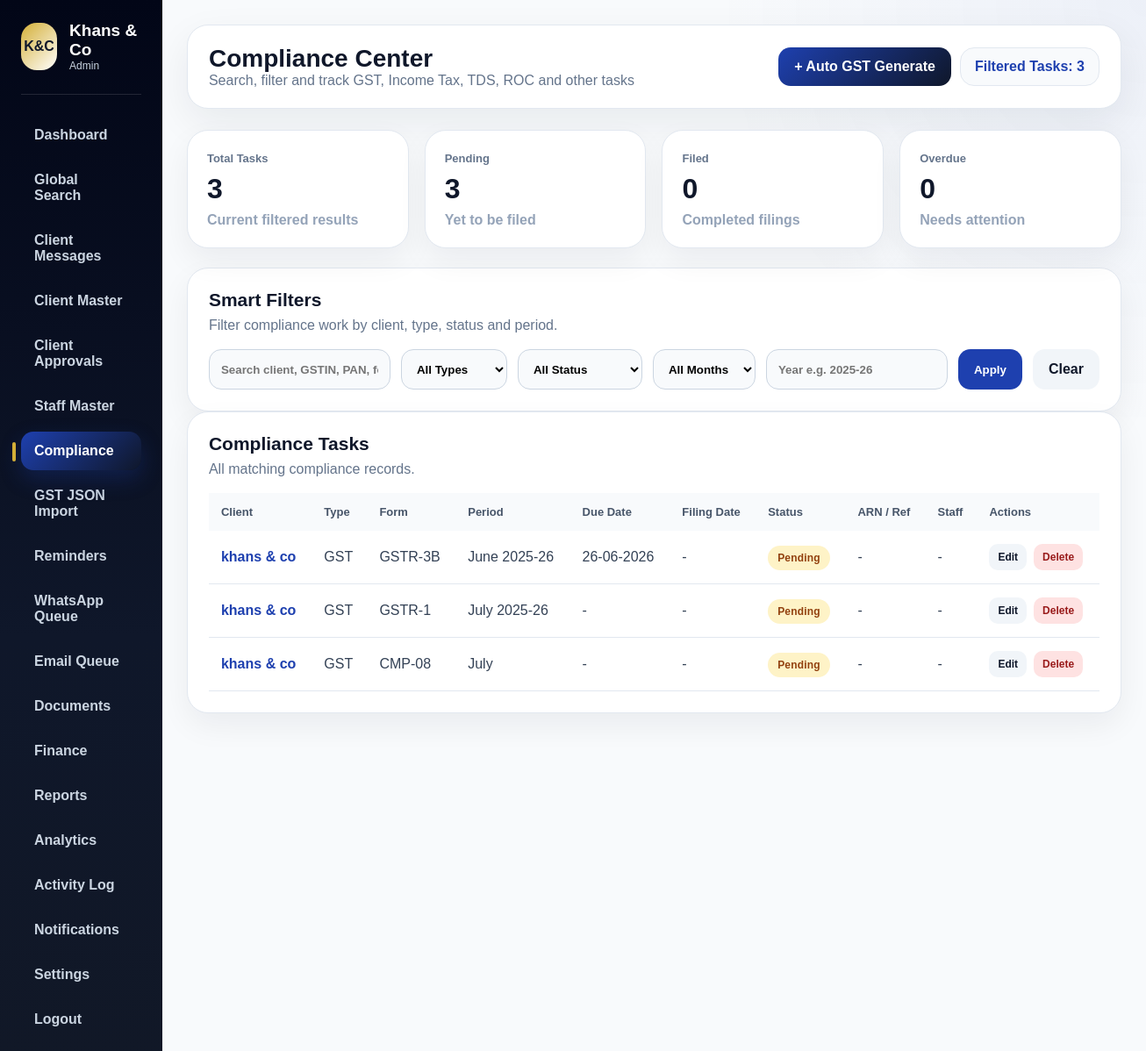
The app's page /admin/compliance (signed in), older data.
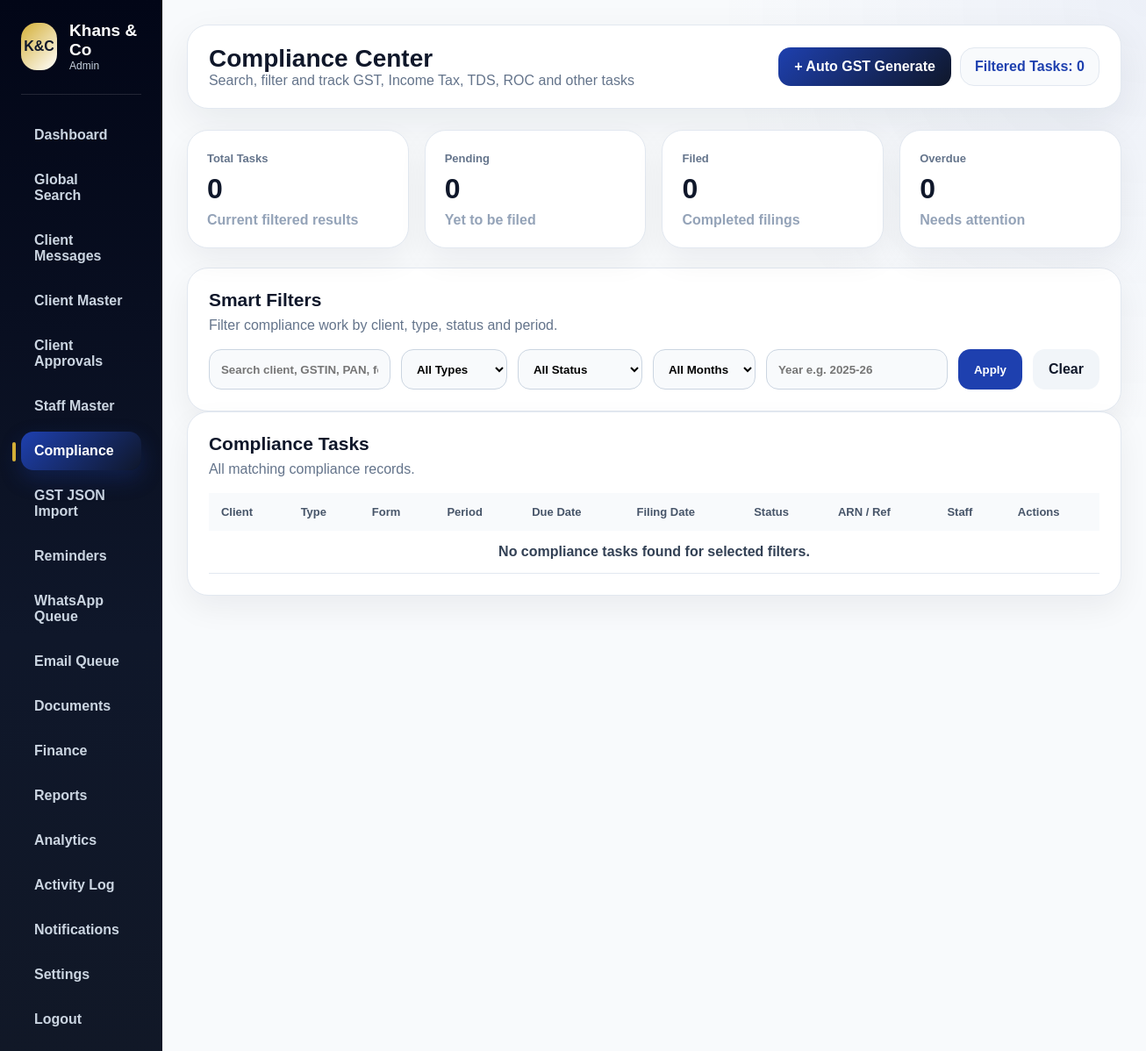
The same page, newer data.
### app/database/models.py (models this page shows)
class ComplianceTask(db.Model):
    __tablename__ = "compliance_tasks"
    id = db.Column(db.Integer, primary_key=True)
    client_id = db.Column(db.Integer, db.ForeignKey("clients.id"), nullable=False, index=True)
    compliance_type = db.Column(db.String(50), nullable=False, default="GST")
    form_name = db.Column(db.String(50), nullable=False)
    period_month = db.Column(db.String(20), nullable=True)
    period_year = db.Column(db.String(10), nullable=True)
    due_date = db.Column(db.Date, nullable=True)
    filing_date = db.Column(db.Date, nullable=True)
    status = db.Column(db.String(30), nullable=False, default="pending")
    arn = db.Column(db.String(100), nullable=True)
    assigned_staff = db.Column(db.String(120), nullable=True)
    notes = db.Column(db.Text, nullable=True)
    whatsapp_sent = db.Column(db.Boolean, default=False)
    whatsapp_sent_at = db.Column(db.DateTime, nullable=True)
    whatsapp_sent_by = db.Column(db.String(120), nullable=True)
    email_sent = db.Column(db.Boolean, default=False)
    email_sent_at = db.Column(db.DateTime, nullable=True)
    email_sent_by = db.Column(db.String(120), nullable=True)
    created_at = db.Column(db.DateTime, default=datetime.utcnow)
    client = db.relationship("Client", backref="compliance_tasks")

class Client(db.Model):
    __tablename__ = "clients"
    id = db.Column(db.Integer, primary_key=True)
    client_code = db.Column(db.String(30), unique=True, nullable=False, index=True)
    business_name = db.Column(db.String(150), nullable=False)
    client_name = db.Column(db.String(120), nullable=False)
    mobile = db.Column(db.String(20), nullable=True)
    email = db.Column(db.String(150), nullable=True)
    gstin = db.Column(db.String(20), nullable=True, index=True)
    pan = db.Column(db.String(20), nullable=True, index=True)
    constitution = db.Column(db.String(80), nullable=True)
    registration_type = db.Column(db.String(80), nullable=True)
    return_frequency = db.Column(db.String(40), nullable=True)
    address = db.Column(db.Text, nullable=True)
    city = db.Column(db.String(80), nullable=True)
    state = db.Column(db.String(80), nullable=True)
    pincode = db.Column(db.String(10), nullable=True)
    status = db.Column(db.String(30), nullable=False, default="active")
    assigned_staff = db.Column(db.String(120), nullable=True)
    created_at = db.Column(db.DateTime, default=datetime.utcnow)
    documents = db.relationship("ClientDocument", backref="client", cascade="all, delete-orphan")

### app/admin/compliance_routes.py (the view, shortened to what this page needs)
@admin_bp.route("/compliance")
@require_compliance_management
def compliance_dashboard():
    if not admin_required():
        return redirect(url_for("auth.login"))
    search = request.args.get("search", "").strip()
    compliance_type = request.args.get("compliance_type", "").strip()
    status = request.args.get("status", "").strip()
    period_month = request.args.get("period_month", "").strip()
    period_year = request.args.get("period_year", "").strip()
    query = ComplianceTask.query.join(Client)
    if compliance_type:
        query = query.filter(ComplianceTask.compliance_type == compliance_type)
    if status:
        query = query.filter(ComplianceTask.status == status)
    if period_month:
        query = query.filter(ComplianceTask.period_month == period_month)
    if period_year:
        query = query.filter(ComplianceTask.period_year == period_year)
    tasks = query.order_by(ComplianceTask.id.desc()).all()
    total_tasks = len(tasks)
    pending_tasks = len([task for task in tasks if task.status == "pending"])
    filed_tasks = len([task for task in tasks if task.status == "filed"])
    overdue_tasks = len([task for task in tasks if task.status == "overdue"])
    return render_template(
        "admin/compliance.html",
        tasks=tasks,
        total_tasks=total_tasks,
        pending_tasks=pending_tasks,
        filed_tasks=filed_tasks,
        overdue_tasks=overdue_tasks,
        search=search,
        selected_type=compliance_type,
        selected_status=status,
        selected_month=period_month,
        selected_year=period_year
    )

### app/templates/admin/compliance.html (shortened to what this page needs)
{% extends "shared/base.html" %}
{% block body %}
<div class="app-layout">
    {% include "shared/admin_sidebar.html" %}
    <main class="main">
        <header class="topbar">
            <div>
                <h1>Compliance Center</h1>
                <p>Search, filter and track GST, Income Tax, TDS, ROC and other tasks</p>
            </div>
<div class="profile-actions">
    <a class="top-action" href="{{ url_for('admin.generate_gst_tasks') }}">+ Auto GST Generate</a>
    <div class="profile">Filtered Tasks: {{ total_tasks }}</div>
</div>
        </header>
        <section class="metrics">
            <div class="card">
                <span>Total Tasks</span>
                <h2>{{ total_tasks }}</h2>
                <p>Current filtered results</p>
            </div>
            <div class="card warning">
                <span>Pending</span>
                <h2>{{ pending_tasks }}</h2>
                <p>Yet to be filed</p>
            </div>
            <div class="card success">
                <span>Filed</span>
                <h2>{{ filed_tasks }}</h2>
                <p>Completed filings</p>
            </div>
            <div class="card danger">
                <span>Overdue</span>
                <h2>{{ overdue_tasks }}</h2>
                <p>Needs attention</p>
            </div>
        </section>
        <section class="panel">
            <h3>Smart Filters</h3>
            <p>Filter compliance work by client, type, status and period.</p>
            <form method="GET" class="smart-filter">
                <input type="text" name="search" value="{{ search }}" placeholder="Search client, GSTIN, PAN, form">
                <select name="compliance_type">
                    <option value="">All Types</option>
                </select>
                <select name="status">
                    <option value="">All Status</option>
                </select>
                <select name="period_month">
                    <option value="">All Months</option>
                </select>
                <input type="text" name="period_year" value="{{ selected_year }}" placeholder="Year e.g. 2025-26">
                <button type="submit">Apply</button>
                <a href="{{ url_for('admin.compliance_dashboard') }}">Clear</a>
            </form>
        </section>
        <section class="panel">
            <h3>Compliance Tasks</h3>
            <p>All matching compliance records.</p>
            <div class="table-wrap">
                <table class="enterprise-table">
                    <thead>
                        <tr>
                            <th>Client</th>
                            <th>Type</th>
                            <th>Form</th>
                            <th>Period</th>
                            <th>Due Date</th>
                            <th>Filing Date</th>
                            <th>Status</th>
                            <th>ARN / Ref</th>
                            <th>Staff</th>
                            <th>Actions</th>
                        </tr>
                    </thead>
                    <tbody>
                        {% for task in tasks %}
                        <tr>
                            <td>
                                <a class="table-link" href="{{ url_for('admin.view_client', client_id=task.client.id) }}">
                                    {{ task.client.business_name }}
                                </a>
                            </td>
                            <td>{{ task.compliance_type }}</td>
                            <td>{{ task.form_name }}</td>
                            <td>{{ task.period_month or "-" }} {{ task.period_year or "" }}</td>
                            <td>{{ task.due_date.strftime("%d-%m-%Y") if task.due_date else "-" }}</td>
                            <td>{{ task.filing_date.strftime("%d-%m-%Y") if task.filing_date else "-" }}</td>
                            <td><span class="badge {{ task.status }}">{{ task.status|replace("_", " ") }}</span></td>
                            <td>{{ task.arn or "-" }}</td>
                            <td>{{ task.assigned_staff or "-" }}</td>
                            <td>
                                <div class="action-links">
                                    <a href="{{ url_for('admin.edit_compliance_task', task_id=task.id) }}">Edit</a>
                                    <form method="POST" action="{{ url_for('admin.delete_compliance_task', task_id=task.id) }}" onsubmit="return confirm('Delete this compliance task?');">
                                        <button type="submit">Delete</button>
                                    </form>
                                </div>
                            </td>
                        </tr>
                        {% else %}
                        <tr>
                            <td colspan="10" class="empty">No compliance tasks found for selected filters.</td>
                        </tr>
                        {% endfor %}
                    </tbody>
                </table>
            </div>
        </section>
    </main>
</div>
{% endblock %}

### app/templates/shared/base.html (shortened to what this page needs)
<!DOCTYPE html>
<html lang="en">
<head>
    <link rel="stylesheet" href="{{ url_for('static', filename='css/style.css') }}">
</head>
<body>
    {% block body %}{% endblock %}
</body>
</html>

### app/templates/shared/admin_sidebar.html (shortened to what this page needs)
<aside class="sidebar">
    <div class="side-brand">
        <div class="side-logo">K&C</div>
        <div>
            <h2>Khans & Co</h2>
            <p>{{ session.get("user_role", "Admin")|replace("_", " ")|title }}</p>
        </div>
    </div>
    <nav>
        <a class="{% if request.endpoint == 'admin.dashboard' %}active{% endif %}" href="{{ url_for('admin.dashboard') }}">Dashboard</a>
        <a class="{% if request.endpoint == 'admin.global_search' %}active{% endif %}" href="{{ url_for('admin.global_search') }}">Global Search</a>
        <a class="{% if request.endpoint in ['admin.client_messages','admin.client_message_detail'] %}active{% endif %}" href="{{ url_for('admin.client_messages') }}">Client Messages</a>
        {% if session.get("user_role") in ["super_admin", "admin", "partner", "manager"] %}
            <a class="{% if request.endpoint in ['admin.clients','admin.add_client','admin.view_client','admin.edit_client'] %}active{% endif %}" href="{{ url_for('admin.clients') }}">Client Master</a>
            <a class="{% if request.endpoint == 'admin.client_approvals' %}active{% endif %}" href="{{ url_for('admin.client_approvals') }}">Client Approvals</a>
        {% endif %}
        {% if session.get("user_role") in ["super_admin", "admin", "partner"] %}
            <a class="{% if request.endpoint in ['admin.staff','admin.add_staff','admin.edit_staff'] %}active{% endif %}" href="{{ url_for('admin.staff') }}">Staff Master</a>
        {% endif %}
        {% if session.get("user_role") in ["super_admin", "admin", "partner", "manager", "staff"] %}
            <a class="{% if request.endpoint in ['admin.compliance_dashboard','admin.add_compliance_task','admin.edit_compliance_task','admin.generate_gst_tasks'] %}active{% endif %}" href="{{ url_for('admin.compliance_dashboard') }}">Compliance</a>
            <a class="{% if request.endpoint == 'admin.gst_json_import' %}active{% endif %}" href="{{ url_for('admin.gst_json_import') }}">GST JSON Import</a>
            <a class="{% if request.endpoint == 'admin.reminders' %}active{% endif %}" href="{{ url_for('admin.reminders') }}">Reminders</a>
            <a class="{% if request.endpoint == 'admin.whatsapp_queue' %}active{% endif %}" href="{{ url_for('admin.whatsapp_queue') }}">WhatsApp Queue</a>
            <a class="{% if request.endpoint == 'admin.email_queue' %}active{% endif %}" href="{{ url_for('admin.email_queue') }}">Email Queue</a>
        {% endif %}
        <a class="{% if request.endpoint in ['admin.all_documents','admin.client_documents'] %}active{% endif %}" href="{{ url_for('admin.all_documents') }}">Documents</a>
        <a href="#">Finance</a>
        <a href="#">Reports</a>
        <a href="#">Analytics</a>
        {% if session.get("user_role") in ["super_admin", "admin", "partner"] %}
            <a class="{% if request.endpoint == 'admin.activity_log' %}active{% endif %}" href="{{ url_for('admin.activity_log') }}">Activity Log</a>
        {% endif %}
        <a class="sidebar-notification-link {% if request.endpoint == 'admin.notifications' %}active{% endif %}" href="{{ url_for('admin.notifications') }}">
            <span>Notifications</span>
        </a>
        {% if session.get("user_role") in ["super_admin", "admin", "partner"] %}
            <a class="{% if request.endpoint == 'admin.firm_settings' %}active{% endif %}" href="{{ url_for('admin.firm_settings') }}">Settings</a>
        {% endif %}
        <a href="{{ url_for('auth.logout') }}">Logout</a>
    </nav>
</aside>

Row changes from the older to the newer data that the page shows:
removed ComplianceTask: client.business_name "khans & co", compliance_type "GST", form_name "GSTR-3B", period_month "June", period_year "2025-26", due_date "26-06-2026", filing_date "-", status "Pending", arn "-", assigned_staff "-"
removed ComplianceTask: client.business_name "khans & co", compliance_type "GST", form_name "GSTR-1", period_month "July", period_year "2025-26", due_date "-", filing_date "-", status "Pending", arn "-", assigned_staff "-"
removed ComplianceTask: client.business_name "khans & co", compliance_type "GST", form_name "CMP-08", period_month "July", due_date "-", filing_date "-", status "Pending", arn "-", assigned_staff "-"
Text that changed along with them:
{{ total_tasks }}: "3" → "0"
{{ pending_tasks }}: "3" → "0"
text now shown: "No compliance tasks found for selected filters."
